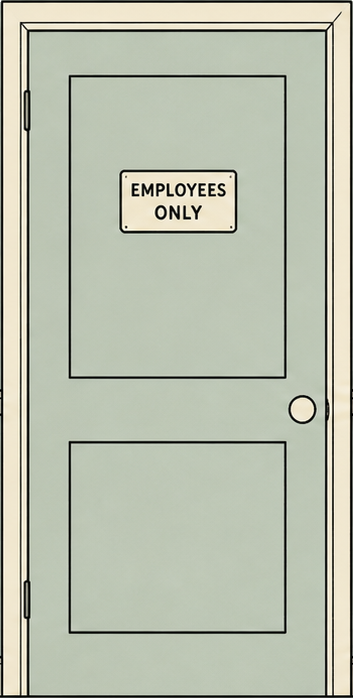
#> input picture assets/room/props/door.png, 353 x 698 px, found by its file name
$ python strip-door-sign.py
#> lines starting #> are read from the running program, lines starting #| are printed output that depends on the picture
# Take the EMPLOYEES ONLY plate off the door sprite.
#
#   python3 tools/strip-door-sign.py [assets/room/props/door.png]
#
# The same sprite is the rear wall's door AND both side doors, so the sign was
# appearing three times in one room and reading as the room's only text. Carl
# asked for it gone.
#
# It is patched rather than painted: a block of plain door face is copied over
# the plate, which keeps the paper grain and the door's own shading instead of
# leaving a flat rectangle where the sign was. The source block is chosen by
# MEASURING flatness down the door rather than by picking a y that looks right —
# standard deviation under 2 means nothing but face in it.
from PIL import Image
import statistics, sys

PATH = sys.argv[1] if len(sys.argv) > 1 else "assets/room/props/door.png"
SIGN = (112, 162, 246, 237)          # the plate, with a little margin

im = Image.open(PATH).convert("RGBA")
#> im is the input picture: PIL image 353x698 RGBA; mean R, G, B, A 185.8, 191.3, 174.1, 255
px = im.convert("RGB").load()
w, h = SIGN[2] - SIGN[0], SIGN[3] - SIGN[1]

best, bestSd = None, 1e9
for y0 in range(0, im.height - h):
    if abs(y0 - SIGN[1]) < h:        # not the sign itself, or anything touching it
        continue
    vals = [px[x, y][1] for y in range(y0, y0 + h, 3) for x in range(SIGN[0], SIGN[2], 3)]
    sd = statistics.pstdev(vals)
    if sd < bestSd:
        bestSd, best = sd, y0
#> this loop made 623 passes
#> (sd, bestSd) on passes 1, 3, 6, 9, 12, 15, 18, 21, 24, 27, 30, 33: (49.83, 49.83), (39.16, 39.16), (32.85, 32.85), (32.18, 32.18), (31.4, 31.4), (30.54, 30.54), (29.6, 29.6), (28.53, 28.53), (26.89, 26.89), (25.63, 25.63), (24.29, 24.29), (13.4, 13.4)
#> sd on passes 2, 4, 5, 7, 8, 10: 64.71, 53.95, 64.7, 53.22, 64.18, 52.71
#> after the loop, best = 241; bestSd = 0.86
print("flattest run of door face starts at y=%d (sd %.2f)" % (best, bestSd))
#| flattest run of door face starts at y=241 (sd 0.86)
if bestSd > 2:
    sys.exit("no plain patch found — the door art has changed shape, check SIGN")

patch = im.crop((SIGN[0], best, SIGN[2], best + h))
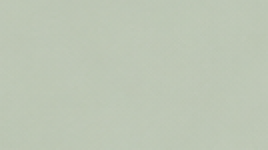
#> patch: PIL image 134x75 RGBA (shown 2 times larger); mean R, G, B, A 189.6, 198.6, 181.4, 255
im.paste(patch, (SIGN[0], SIGN[1]))
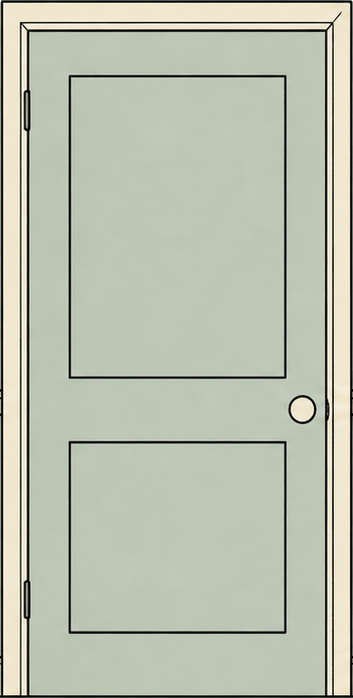
#> im: PIL image 353x698 RGBA; mean R, G, B, A 185.8, 191.8, 174.7, 255; transparent parts drawn white
im.save(PATH)
print("patched", PATH, im.size)
#| patched assets/room/props/door.png (353, 698)
